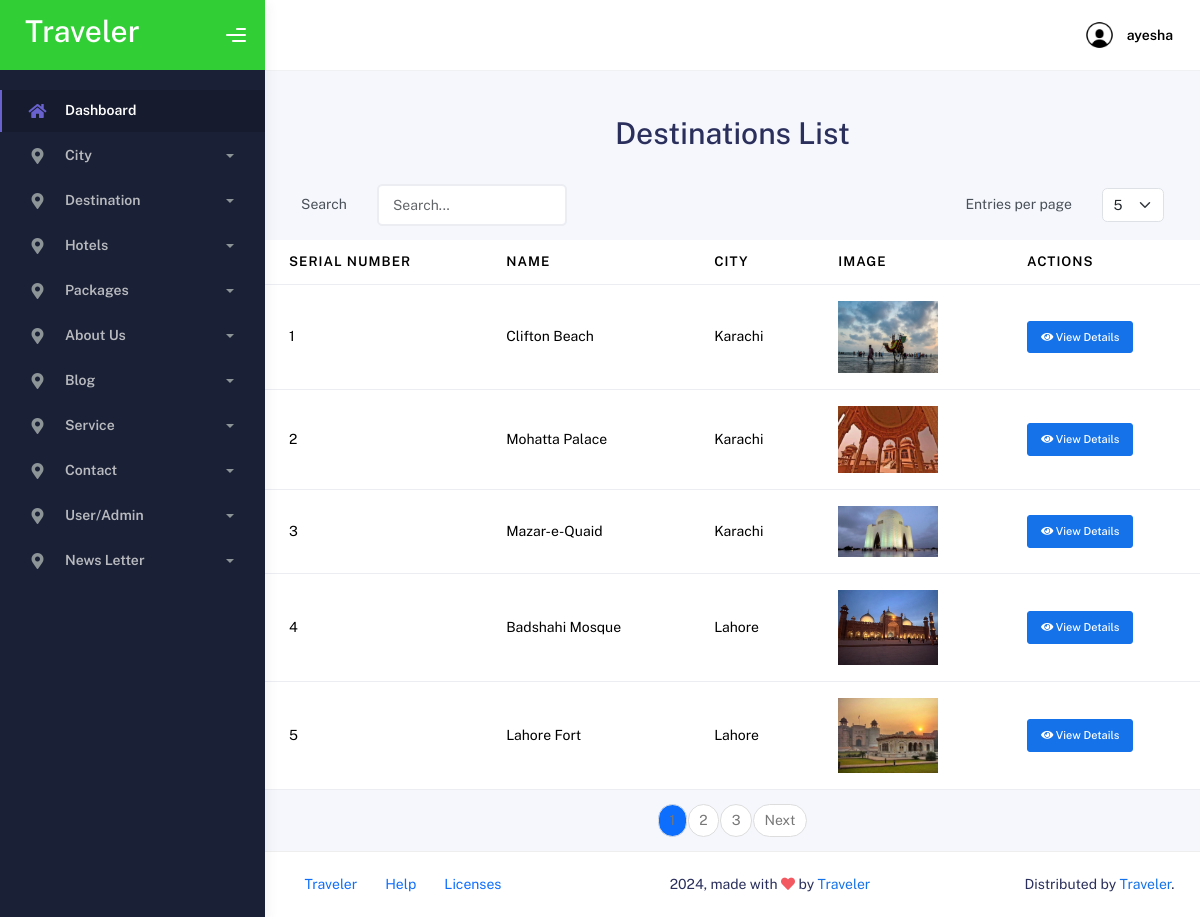
Screenshot of /admin/destinationshow.php (signed in) with the database file from the repository.
### tables this page shows
CREATE TABLE `destination` (
  `DestinationID` int(11) NOT NULL,
  `Name` varchar(255) NOT NULL,
  `Description` text DEFAULT NULL,
  `Country` varchar(100) DEFAULT NULL,
  `State` varchar(100) DEFAULT NULL,
  `BestTimeToVisit` varchar(255) DEFAULT NULL,
  `Image1` varchar(255) DEFAULT NULL,
  `Image2` varchar(255) NOT NULL,
  `Image3` varchar(255) NOT NULL,
  `CardImage` varchar(255) DEFAULT NULL,
  `CityID` int(11) DEFAULT NULL
);

CREATE TABLE `city` (
  `CityID` int(11) NOT NULL,
  `CityName` varchar(255) NOT NULL,
  `Country` varchar(100) DEFAULT 'Pakistan'
);

### admin/destinationshow.php (the view, shortened to what this page needs)
<?php
require "connection.php";
require "header.php";
$page = isset($_GET['page']) ? (int) $_GET['page'] : 1;
$entries_per_page = isset($_GET['entries']) ? (int) $_GET['entries'] : 5;
$start = ($page - 1) * $entries_per_page;
$total_entries_query = "SELECT COUNT(*) AS total FROM `destination`";
$total_entries_result = mysqli_query($conn, $total_entries_query);
$total_entries_row = mysqli_fetch_assoc($total_entries_result);
$total_entries = $total_entries_row['total'];
$total_pages = ceil($total_entries / $entries_per_page);
$qry = "SELECT d.*, c.CityName
        FROM `destination` d
        LEFT JOIN `city` c ON d.CityID = c.CityID
        LIMIT $start, $entries_per_page";
$result = mysqli_query($conn, $qry);
$serial_num = ($page - 1) * $entries_per_page + 1;
?>
<div class="container">
    <h1 class="mt-5 text-center">Destinations List</h1>
    <div class="row g-3 align-items-center my-3 mx-4">
        <div class="col-auto">
            <label for="inputPassword6" class="col-form-label">Search</label>
        </div>
        <div class="col-auto">
            <input type="text" class="form-control" id="searchInput" placeholder="Search...">
        </div>
        <div class="col-auto ms-auto">
            <label for="entriesSelect" class="col-form-label">Entries per page</label>
        </div>
        <div class="col-auto">
            <select class="form-select" id="entriesSelect" onchange="updateEntries()">
                <option value="5" <?php if ($entries_per_page == 5) echo 'selected'; ?>>5</option>
            </select>
        </div>
    </div>
    <table class="table" id="destinationsTable">
        <thead>
            <tr>
                <th scope="col">Serial Number</th>
                <th scope="col">Name</th>
                <th scope="col">City</th>
                <th scope="col">Image</th>
                <th scope="col">Actions</th>
            </tr>
        </thead>
        <tbody>
            <?php while ($row = mysqli_fetch_assoc($result)) { ?>
                <tr>
                    <td><?php echo $serial_num ?></td>
                    <td><?php echo $row['Name'] ?></td>
                    <td><?php echo $row['CityName'] ?></td>
                    <td>
                        <?php
                        $imagePath = $row['CardImage'];
                        if (!empty($imagePath)) {
                            echo '<img src="' . $imagePath . '" alt="Product Image" style="max-width: 100px; max-height: 100px;">';
                        } else {
                            echo 'No Image';
                        }
                        ?>
                    </td>
                    <td>
                        <a href="destinationdetails.php?id=<?php echo $row['DestinationID'] ?>" title="View Details">
                            <button class="btn btn-sm btn-primary"><i class="fas fa-eye"></i> View Details</button>
                        </a>
                    </td>
                </tr>
                <?php
                $serial_num++;
            } ?>
        </tbody>
    </table>
    <nav aria-label="Page navigation">
        <ul class="pagination justify-content-center">
            <?php for ($i = 1; $i <= $total_pages; $i++): ?>
                <li class="page-item <?php if ($i == $page) echo 'active'; ?>">
                    <a class="page-link" href="?page=<?= $i ?>&entries=<?= $entries_per_page ?>"><?= $i ?></a>
                </li>
            <?php endfor; ?>
            <?php if ($page < $total_pages): ?>
                <li class="page-item"><a class="page-link" href="?page=<?= $page + 1 ?>&entries=<?= $entries_per_page ?>">Next</a></li>
            <?php endif; ?>
        </ul>
    </nav>
</div>
<?php
require "footer.php";
?>

### admin/header.php (shortened to what this page needs)
<?php
if (isset($_SESSION['Role']) && $_SESSION['Role'] == "Admin") {
    include('connection.php');
    if (isset($_SESSION['AdminID'])) {
        $adminID = $_SESSION['AdminID'];
        $query = "SELECT `Name`, `Email` FROM `admin_user` WHERE `AdminID` = ?";
        $stmt = $conn->prepare($query);
        if ($stmt) {
            $stmt->bind_param("i", $adminID);
            $stmt->execute();
            $result = $stmt->get_result();
            if ($result->num_rows > 0) {
                $user = $result->fetch_assoc();
                $name = $user['Name'];
            } else {
                $name = "Unknown";
                $email = "Unknown";
            }
        } else {
            $name = "Error";
            $email = "Error";
        }
    } else {
        $name = "Error";
        $email = "Error";
    }
} else {
    header("Location: login.php");
    exit();
}
?>
  <!DOCTYPE html>
  <html lang="en">
  <head>
    <link rel="stylesheet" href="assets/css/bootstrap.min.css" />
    <link rel="stylesheet" href="assets/css/plugins.min.css" />
    <link rel="stylesheet" href="assets/css/kaiadmin.min.css" />
  </head>
  <body>
    <div class="wrapper">
      <div class="sidebar" data-background-color="dark">
        <div class="sidebar-logo">
          <div class="logo-header" data-background-color="green">
            <a href="index.php" class="logo">
              <h1 style="color: white;">Traveler</h1>
            </a>
            <div class="nav-toggle">
              <button class="btn btn-toggle toggle-sidebar">
                <i class="gg-menu-right"></i>
              </button>
            </div>
          </div>
        </div>
        <div class="sidebar-wrapper scrollbar scrollbar-inner">
          <div class="sidebar-content">
            <ul class="nav nav-secondary">
              <li class="nav-item active">
                <a data-bs-toggle="collapse" href="#dashboard" class="collapsed" aria-expanded="false">
                  <i class="fas fa-home"></i>
                  <p>Dashboard</p>
                </a>
              </li>
              <li class="nav-item">
                <a data-bs-toggle="collapse" href="#City">
                  <i class="fas fa-map-marker-alt"></i>
                  <p>City</p>
                  <span class="caret"></span>
                </a>
              </li>
              <li class="nav-item">
                <a data-bs-toggle="collapse" href="#destination">
                  <i class="fas fa-map-marker-alt"></i>
                  <p>Destination</p>
                  <span class="caret"></span>
                </a>
              </li>
              <li class="nav-item">
                <a data-bs-toggle="collapse" href="#hotels">
                  <i class="fas fa-map-marker-alt"></i>
                  <p>Hotels</p>
                  <span class="caret"></span>
                </a>
              </li>
              <li class="nav-item">
                <a data-bs-toggle="collapse" href="#card">
                  <i class="fas fa-map-marker-alt"></i>
                  <p>Packages</p>
                  <span class="caret"></span>
                </a>
              </li>
              <li class="nav-item">
                <a data-bs-toggle="collapse" href="#about">
                  <i class="fas fa-map-marker-alt"></i>
                  <p>About Us</p>
                  <span class="caret"></span>
                </a>
              </li>
              <li class="nav-item">
                <a data-bs-toggle="collapse" href="#blog">
                  <i class="fas fa-map-marker-alt"></i>
                  <p>Blog</p>
                  <span class="caret"></span>
                </a>
              </li>
              <li class="nav-item">
                <a data-bs-toggle="collapse" href="#Service">
                  <i class="fas fa-map-marker-alt"></i>
                  <p>Service</p>
                  <span class="caret"></span>
                </a>
              </li>
              <li class="nav-item">
                <a data-bs-toggle="collapse" href="#contact">
                  <i class="fas fa-map-marker-alt"></i>
                  <p>Contact</p>
                  <span class="caret"></span>
                </a>
              </li>
              <li class="nav-item">
                <a data-bs-toggle="collapse" href="#user">
                  <i class="fas fa-map-marker-alt"></i>
                  <p>User/Admin</p>
                  <span class="caret"></span>
                </a>
              </li>
              <li class="nav-item">
                <a data-bs-toggle="collapse" href="#news">
                  <i class="fas fa-map-marker-alt"></i>
                  <p>News Letter</p>
                  <span class="caret"></span>
                </a>
              </li>
            </ul>
          </div>
        </div>
      </div>
      <div class="main-panel">
        <div class="main-header">
          <nav class="navbar navbar-header navbar-header-transparent navbar-expand-lg border-bottom">
            <div class="container-fluid">
            <ul class="navbar-nav topbar-nav ms-md-auto align-items-center">
    <li class="nav-item topbar-user dropdown hidden-caret">
        <a class="dropdown-toggle profile-pic" data-bs-toggle="dropdown" href="#" aria-expanded="false">
        <div class="avatar-sm">
                      <img src="assets/img/random.jpg" alt="..." class="avatar-img rounded-circle" />
                    </div>
            <span class="profile-username">
                <span class="fw-bold"><?php echo htmlspecialchars($name); ?></span>
            </span>
        </a>
    </li>
</ul>
            </div>
          </nav>
        </div>
    </body>
    </html>

### admin/footer.php (shortened to what this page needs)
<footer class="footer">
          <div class="container-fluid d-flex justify-content-between">
            <nav class="pull-left">
              <ul class="nav">
                <li class="nav-item">
                  <a class="nav-link" href="http://www.Traveler.com">
                  Traveler
                  </a>
                </li>
                <li class="nav-item">
                  <a class="nav-link" href="#"> Help </a>
                </li>
                <li class="nav-item">
                  <a class="nav-link" href="#"> Licenses </a>
                </li>
              </ul>
            </nav>
            <div class="copyright">
              2024, made with <i class="fa fa-heart heart text-danger"></i> by
              <a href="http://www.Traveler.com">Traveler</a>
            </div>
            <div>
              Distributed by
              <a target="_blank" href="https://Traveler.com/">Traveler</a>.
            </div>
          </div>
        </footer>
  </body>
</html>

### rows the page displays
destination: Name "Clifton Beach", CityID.CityName "Karachi", CardImage (picture)
destination: Name "Mohatta Palace", CityID.CityName "Karachi", CardImage (picture)
destination: Name "Mazar-e-Quaid", CityID.CityName "Karachi", CardImage (picture)
destination: Name "Badshahi Mosque", CityID.CityName "Lahore", CardImage (picture)
destination: Name "Lahore Fort", CityID.CityName "Lahore", CardImage (picture)

### other values shown
$name "ayesha"
